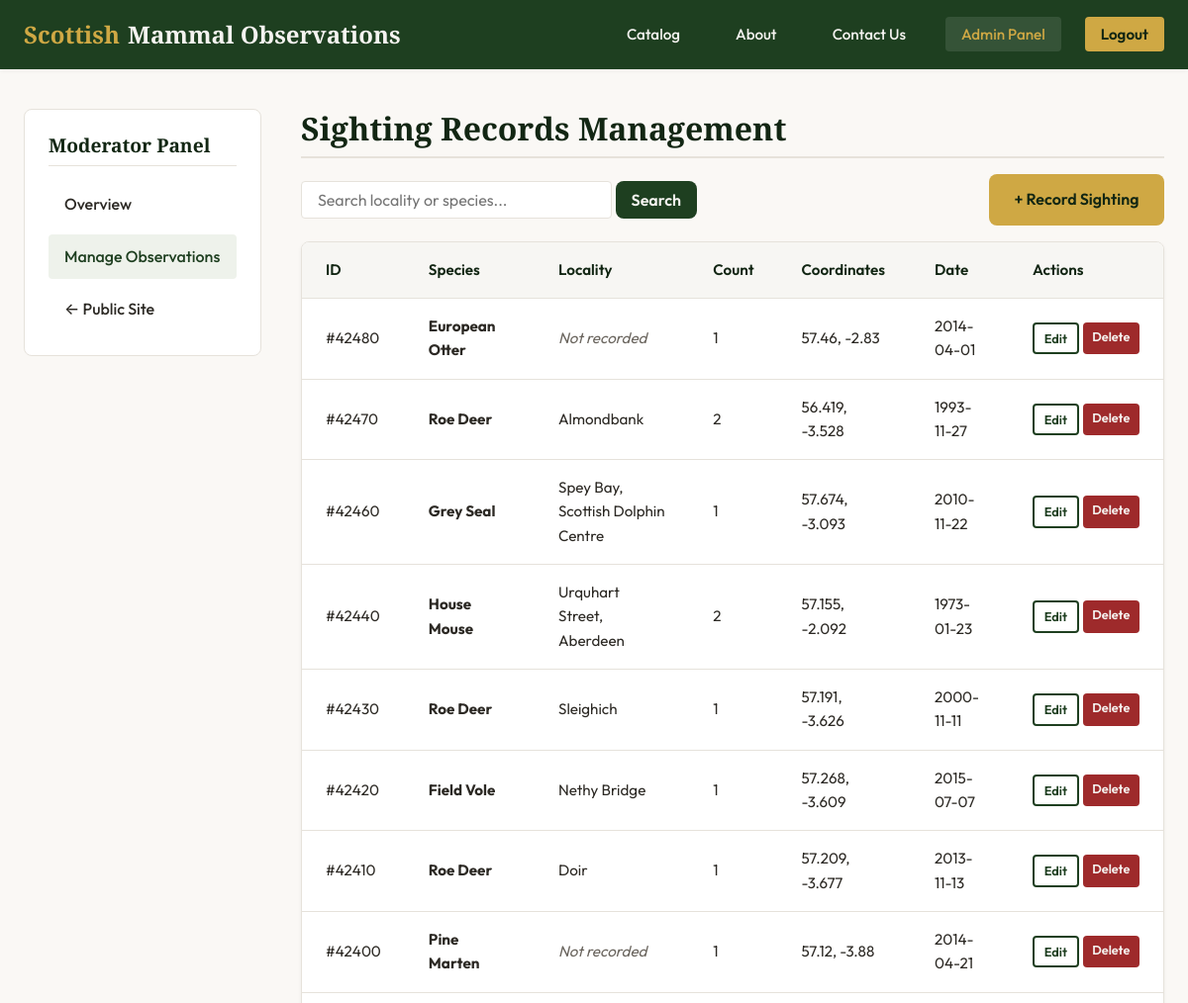
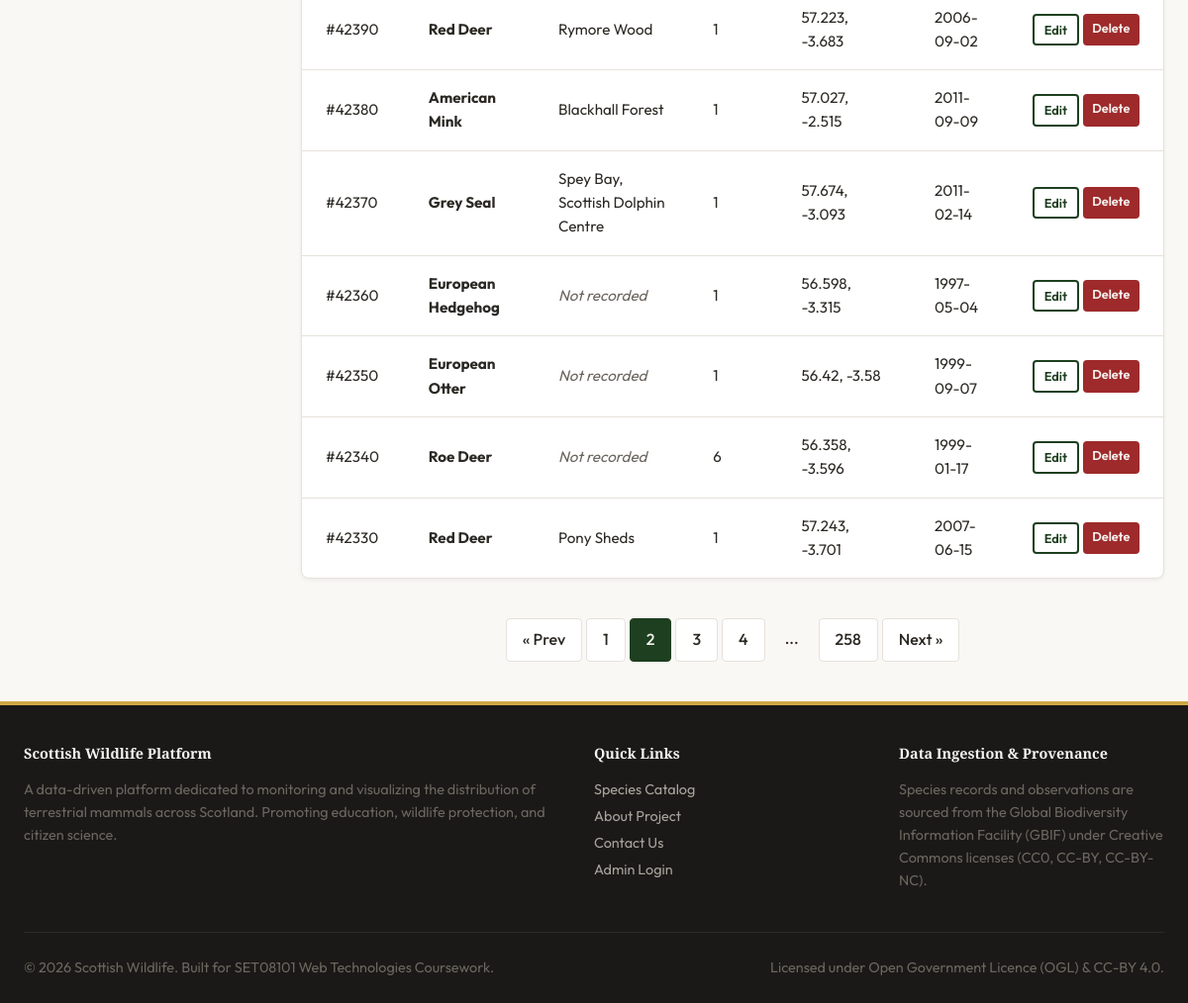
Page /admin/observations.php?page=2 (signed in) on the committed database (2 pictures, top to bottom).
### tables this page shows
CREATE TABLE `observations` (
  `id` int NOT NULL AUTO_INCREMENT,
  `locality` varchar(255) DEFAULT NULL COMMENT 'Location name or description',
  `individual_count` int DEFAULT NULL COMMENT 'Number of individuals observed',
  `latitude` decimal(10,6) DEFAULT NULL COMMENT 'Decimal latitude (WGS84)',
  `longitude` decimal(10,6) DEFAULT NULL COMMENT 'Decimal longitude (WGS84)',
  `gbif_species_key` int DEFAULT NULL COMMENT 'GBIF species identifier - foreign key to SPECIES table',
  `observation_date` date DEFAULT NULL,
  PRIMARY KEY (`id`),
  KEY `idx_gbif_key` (`gbif_species_key`),
  KEY `idx_location` (`latitude`,`longitude`),
  CONSTRAINT `fk_species` FOREIGN KEY (`gbif_species_key`) REFERENCES `species` (`gbif_species_key`)
);

CREATE TABLE `species` (
  `gbif_species_key` int NOT NULL COMMENT 'GBIF (Global Biodiversity Information Facility) species identifier',
  `species_name` varchar(100) NOT NULL COMMENT 'Scientific name of the species',
  `common_name` varchar(100) DEFAULT NULL COMMENT 'Common English name',
  `iucn_red_list_category` varchar(10) DEFAULT NULL COMMENT 'IUCN Red List conservation status code',
  `body_mass_kg` decimal(10,3) DEFAULT NULL COMMENT 'Typical body mass in kilograms',
  `dietary_category` varchar(50) DEFAULT NULL COMMENT 'Primary dietary classification (Herbivore, Carnivore, Omnivore, Insectivore, Piscivore)',
  `uk_protection_status` varchar(255) DEFAULT NULL COMMENT 'UK legal protection status and relevant legislation',
  `habitat` varchar(100) DEFAULT NULL COMMENT 'Primary habitat types',
  `image_url` varchar(500) DEFAULT NULL,
  PRIMARY KEY (`gbif_species_key`),
  KEY `idx_species_name` (`species_name`),
  KEY `idx_dietary_category` (`dietary_category`),
  KEY `idx_iucn_category` (`iucn_red_list_category`)
);

### includes/config.php (called while the page is built, shortened)
<?php
function e($string) {
    return htmlspecialchars($string, ENT_QUOTES, 'UTF-8');
}

### admin/observations.php (the view, shortened to what this page needs)
<?php
$pdo = getDbConnection();
$limit = 15;
$page = isset($_GET['page']) && is_numeric($_GET['page']) ? (int)$_GET['page'] : 1;
$offset = ($page - 1) * $limit;
$search = trim($_GET['search'] ?? '');
$params = [];
$countSql = 'SELECT COUNT(*) FROM observations o LEFT JOIN species s ON o.gbif_species_key = s.gbif_species_key';
$countStmt = $pdo->prepare($countSql);
$countStmt->execute($params);
$totalObservations = $countStmt->fetchColumn();
$totalPages = ceil($totalObservations / $limit);
$listSql = '
    SELECT
        o.id,
        o.locality,
        o.individual_count,
        o.latitude,
        o.longitude,
        o.observation_date,
        s.common_name
    FROM observations o
    LEFT JOIN species s ON o.gbif_species_key = s.gbif_species_key
';
$listSql .= ' ORDER BY o.id DESC LIMIT :limit OFFSET :offset';
$listStmt = $pdo->prepare($listSql);
$listStmt->bindValue(':limit', $limit, PDO::PARAM_INT);
$listStmt->bindValue(':offset', $offset, PDO::PARAM_INT);
$listStmt->execute();
$observationsList = $listStmt->fetchAll();
require_once '../includes/header.php';
?>
<div class="admin-layout" style="margin-top: var(--spacing-xl); margin-bottom: var(--spacing-xl);">
    <aside class="admin-sidebar">
        <h3 style="font-size: 1.2rem; border-bottom: 1px solid var(--color-border); padding-bottom: var(--spacing-sm);">Moderator Panel</h3>
        <ul>
            <li><a href="index.php">Overview</a></li>
            <li><a href="observations.php" class="active">Manage Observations</a></li>
            <li><a href="../index.php">&larr; Public Site</a></li>
        </ul>
    </aside>
    <div>
        <h2>Sighting Records Management</h2>
        <div style="display: flex; justify-content: space-between; align-items: center; margin-bottom: var(--spacing-md); flex-wrap: wrap; gap: var(--spacing-sm);">
            <form method="GET" action="observations.php" style="display: flex; gap: var(--spacing-xs); flex-grow: 1; max-width: 400px;">
                <input type="text" name="search" class="form-control" placeholder="Search locality or species..." value="<?php echo e($search); ?>" style="padding: 0.5rem 1rem;">
                <button type="submit" class="btn btn-primary" style="padding: 0.5rem 1rem;">Search</button>
            </form>
            <a href="observations.php?action=add" class="btn btn-accent">+ Record Sighting</a>
        </div>
        <?php if (empty($observationsList)): ?>
            <div class="alert alert-info">No observation records found.</div>
        <?php else: ?>
            <div class="table-responsive">
                <table>
                    <thead>
                        <tr>
                            <th>ID</th>
                            <th>Species</th>
                            <th>Locality</th>
                            <th>Count</th>
                            <th>Coordinates</th>
                            <th>Date</th>
                            <th>Actions</th>
                        </tr>
                    </thead>
                    <tbody>
                        <?php foreach ($observationsList as $obs): ?>
                            <tr>
                                <td>#<?php echo e($obs['id']); ?></td>
                                <td><strong><?php echo e($obs['common_name'] ?: 'Unspecified'); ?></strong></td>
                                <td><?php echo $obs['locality'] ? e($obs['locality']) : '<em style="color: var(--color-text-muted);">Not recorded</em>'; ?></td>
                                <td><?php echo e($obs['individual_count']); ?></td>
                                <td><?php echo $obs['latitude'] !== null ? e(round($obs['latitude'], 3)) . ', ' . e(round($obs['longitude'], 3)) : '<em style="color: var(--color-text-muted);">None</em>'; ?></td>
                                <td><?php echo $obs['observation_date'] ? e($obs['observation_date']) : '<em style="color: var(--color-text-muted);">None</em>'; ?></td>
                                <td>
                                    <div style="display: flex; gap: var(--spacing-xs);">
                                        <a href="observations.php?action=edit&id=<?php echo $obs['id']; ?>" class="btn btn-secondary" style="padding: 0.25rem 0.6rem; font-size: 0.8rem; border-radius: var(--border-radius-sm);">Edit</a>
                                        <a href="observations.php?action=delete&id=<?php echo $obs['id']; ?>&csrf_token=<?php echo $_SESSION['csrf_token']; ?>"
                                           class="btn btn-primary"
                                           style="padding: 0.25rem 0.6rem; font-size: 0.8rem; border-radius: var(--border-radius-sm); background-color: var(--color-error); border: none;"
                                           onclick="return confirm('Are you sure you want to delete sighting #<?php echo $obs['id']; ?>?');">Delete</a>
                                    </div>
                                </td>
                            </tr>
                        <?php endforeach; ?>
                    </tbody>
                </table>
            </div>
            <?php if ($totalPages > 1): ?>
                <div class="pagination">
                    <?php if ($page > 1): ?>
                        <a href="observations.php?page=<?php echo $page - 1; ?><?php echo $search !== '' ? '&search='.urlencode($search) : ''; ?>" class="pagination-link">&laquo; Prev</a>
                    <?php endif; ?>
                    <?php
                    $startPage = max(1, $page - 2);
                    $endPage = min($totalPages, $page + 2);
                    for ($i = $startPage; $i <= $endPage; $i++) {
                        $activeClass = $i === $page ? 'active' : '';
                        echo '<a href="observations.php?page='.$i.($search !== '' ? '&search='.urlencode($search) : '').'" class="pagination-link '.$activeClass.'">'.$i.'</a>';
                    }
                    if ($endPage < $totalPages) {
                        if ($endPage < $totalPages - 1) echo '<span class="pagination-link" style="border:none;background:none;cursor:default;">...</span>';
                        echo '<a href="observations.php?page='.$totalPages.($search !== '' ? '&search='.urlencode($search) : '').'" class="pagination-link">'.$totalPages.'</a>';
                    }
                    ?>
                    <?php if ($page < $totalPages): ?>
                        <a href="observations.php?page=<?php echo $page + 1; ?><?php echo $search !== '' ? '&search='.urlencode($search) : ''; ?>" class="pagination-link">Next &raquo;</a>
                    <?php endif; ?>
                </div>
            <?php endif; ?>
        <?php endif; ?>
    </div>
</div>
<?php require_once '../includes/footer.php'; ?>

### css/style.css (style rules this page uses)
:root { --color-primary: #1e3f20; --color-primary-hsl: 123, 35%, 18%; --color-primary-light: #2c592f; --color-primary-dark: #122613; --color-secondary: #4a703c; --color-secondary-hsl: 103, 30%, 34%; --color-secondary-light: #608e50; --color-accent: #cfa844; --color-accent-hsl: 44, 59%, 54%; --color-accent-dark: #b8912e; --color-bg-light: #faf8f5; --color-bg-card: #ffffff; --color-bg-dark: #1a1917; --color-text-dark: #2c2924; --color-text-muted: #6b665f; --color-text-light: #f5f3f0; --color-border: #e6e2db; --color-error: #9e2a2b; --color-success: #2a7b4c; --font-heading: 'Playfair Display', Georgia, serif; --font-body: 'Outfit', -apple-system, BlinkMacSystemFont, 'Segoe UI', Roboto, sans-serif; --spacing-xs: 0.25rem; --spacing-sm: 0.5rem; --spacing-md: 1rem; --spacing-lg: 1.5rem; --spacing-xl: 2.5rem; --spacing-xxl: 4rem; --container-max-width: 1200px; --border-radius-sm: 4px; --border-radius-md: 8px; --border-radius-lg: 16px; --shadow-sm: 0 2px 4px rgba(26, 25, 23, 0.05); --shadow-md: 0 8px 16px rgba(26, 25, 23, 0.06); --shadow-lg: 0 16px 32px rgba(26, 25, 23, 0.08); --transition-fast: 0.2s ease; --transition-normal: 0.3s ease; }
body { margin: 0; padding: 0; background-color: var(--color-bg-light); color: var(--color-text-dark); font-family: var(--font-body); font-size: 1rem; line-height: 1.6; display: flex; flex-direction: column; min-height: 100vh; }
h1, h2, h3, h4, h5, h6 { font-family: var(--font-heading); color: var(--color-primary-dark); line-height: 1.25; margin-top: 0; margin-bottom: var(--spacing-md); font-weight: 700; }
h2 { font-size: 2rem; border-bottom: 2px solid var(--color-border); padding-bottom: var(--spacing-sm); }
h3 { font-size: 1.5rem; }
a { color: var(--color-primary); text-decoration: none; transition: color var(--transition-fast); }
.btn { display: inline-block; padding: 0.8rem 1.6rem; font-size: 1rem; font-weight: 600; text-align: center; border-radius: var(--border-radius-md); cursor: pointer; transition: all var(--transition-fast); border: none; font-family: var(--font-body); }
.btn-primary { background-color: var(--color-primary); color: var(--color-text-light); }
.btn-accent { background-color: var(--color-accent); color: var(--color-primary-dark); }
.btn-secondary { background-color: transparent; color: var(--color-primary); border: 2px solid var(--color-primary); }
.form-control { width: 100%; padding: 0.75rem 1rem; font-family: var(--font-body); font-size: 1rem; border: 1px solid var(--color-border); border-radius: var(--border-radius-sm); background-color: #ffffff; color: var(--color-text-dark); transition: border-color var(--transition-fast), box-shadow var(--transition-fast); }
.table-responsive { overflow-x: auto; background-color: var(--color-bg-card); border-radius: var(--border-radius-md); border: 1px solid var(--color-border); box-shadow: var(--shadow-sm); margin-bottom: var(--spacing-xl); }
table { width: 100%; border-collapse: collapse; text-align: left; font-size: 0.95rem; }
th, td { padding: var(--spacing-md) var(--spacing-lg); border-bottom: 1px solid var(--color-border); }
th { background-color: #f7f6f3; font-weight: 600; color: var(--color-primary-dark); }
tr:last-child td { border-bottom: none; }
.pagination { display: flex; justify-content: center; gap: var(--spacing-xs); margin-top: var(--spacing-xl); }
.pagination-link { padding: var(--spacing-sm) var(--spacing-md); border: 1px solid var(--color-border); background-color: #ffffff; border-radius: var(--border-radius-sm); color: var(--color-text-dark); font-weight: 500; }
.pagination-link:hover, .pagination-link.active { background-color: var(--color-primary); color: var(--color-text-light); border-color: var(--color-primary); }
.admin-layout { display: grid; grid-template-columns: 240px 1fr; gap: var(--spacing-xl); }
.admin-sidebar { background-color: #ffffff; border-radius: var(--border-radius-md); border: 1px solid var(--color-border); padding: var(--spacing-lg); height: fit-content; }
.admin-sidebar ul { list-style: none; padding: 0; margin: 0; display: flex; flex-direction: column; gap: var(--spacing-sm); }
.admin-sidebar a { display: block; padding: 0.6rem 1rem; border-radius: var(--border-radius-sm); font-weight: 500; color: var(--color-text-dark); }
.admin-sidebar a:hover, .admin-sidebar a.active { background-color: #eef2eb; color: var(--color-primary); }

### rows in the picture
observations: id "42480", gbif_species_key.common_name "European Otter", shows "Not recorded", individual_count "1", latitude "57.46", longitude "-2.83", observation_date "2014-04-01"
observations: id "42470", gbif_species_key.common_name "Roe Deer", locality "Almondbank", individual_count "2", latitude "56.419", longitude "-3.528", observation_date "1993-11-27"
observations: id "42460", gbif_species_key.common_name "Grey Seal", locality "Spey Bay, Scottish Dolphin Centre", individual_count "1", latitude "57.674", longitude "-3.093", observation_date "2010-11-22"
observations: id "42440", gbif_species_key.common_name "House Mouse", locality "Urquhart Street, Aberdeen", individual_count "2", latitude "57.155", longitude "-2.092", observation_date "1973-01-23"
observations: id "42430", gbif_species_key.common_name "Roe Deer", locality "Sleighich", individual_count "1", latitude "57.191", longitude "-3.626", observation_date "2000-11-11"
observations: id "42420", gbif_species_key.common_name "Field Vole", locality "Nethy Bridge", individual_count "1", latitude "57.268", longitude "-3.609", observation_date "2015-07-07"
observations: id "42410", gbif_species_key.common_name "Roe Deer", locality "Doir", individual_count "1", latitude "57.209", longitude "-3.677", observation_date "2013-11-13"
observations: id "42400", gbif_species_key.common_name "Pine Marten", shows "Not recorded", individual_count "1", latitude "57.12", longitude "-3.88", observation_date "2014-04-21"
observations: id "42390", gbif_species_key.common_name "Red Deer", locality "Rymore Wood", individual_count "1", latitude "57.223", longitude "-3.683", observation_date "2006-09-02"
observations: id "42380", gbif_species_key.common_name "American Mink", locality "Blackhall Forest", individual_count "1", latitude "57.027", longitude "-2.515", observation_date "2011-09-09"
observations: id "42370", gbif_species_key.common_name "Grey Seal", locality "Spey Bay, Scottish Dolphin Centre", individual_count "1", latitude "57.674", longitude "-3.093", observation_date "2011-02-14"
observations: id "42360", gbif_species_key.common_name "European Hedgehog", shows "Not recorded", individual_count "1", latitude "56.598", longitude "-3.315", observation_date "1997-05-04"
observations: id "42350", gbif_species_key.common_name "European Otter", shows "Not recorded", individual_count "1", latitude "56.42", longitude "-3.58", observation_date "1999-09-07"
observations: id "42340", gbif_species_key.common_name "Roe Deer", shows "Not recorded", individual_count "6", latitude "56.358", longitude "-3.596", observation_date "1999-01-17"
observations: id "42330", gbif_species_key.common_name "Red Deer", locality "Pony Sheds", individual_count "1", latitude "57.243", longitude "-3.701", observation_date "2007-06-15"

### other values in the picture
$totalPages "258"
